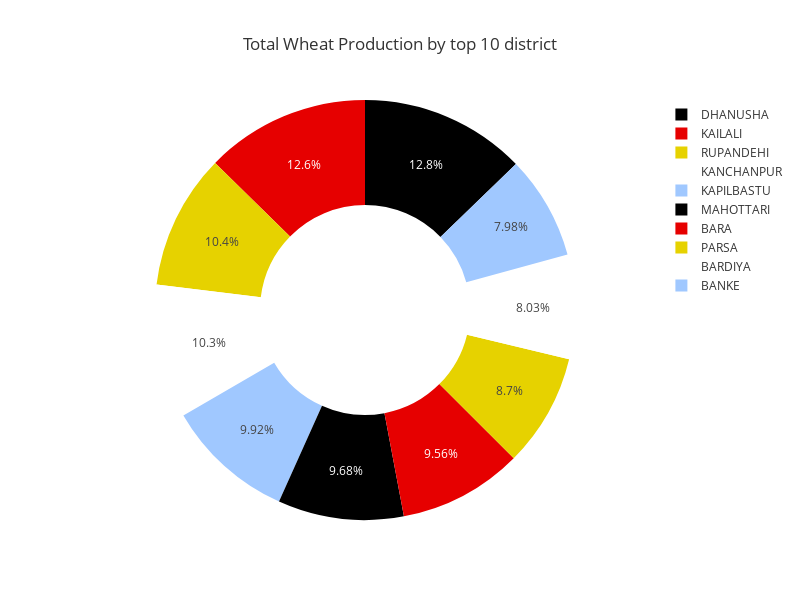

Notebook source saved alongside this figure:
### Code cell
fig = px.pie(wheat_production, names='District', values='Wheat_Production',
             title='Total Wheat Production by top 10 district',
             labels={'District': 'District', 'Wheat Production': 'Wheat_Production'},
             color='District', color_discrete_sequence=px.colors.sequential.Blackbody ,
             hole=0.5
             )

fig.update_layout(template='ggplot2')
fig.update_layout(height=600,width=800)
fig.show()

### Figure 1 — Plotly figure (JSON) as saved in the notebook; plotly's stock layout.template omitted (floating-point values rounded to 4 significant figures)
{"data": [{"customdata": [["DHANUSHA"], ["KAILALI"], ["RUPANDEHI"], ["KANCHANPUR"], ["KAPILBASTU"], ["MAHOTTARI"], ["BARA"], ["PARSA"], ["BARDIYA"], ["BANKE"]], "domain": {"x": [0, 1], "y": [0, 1]}, "hole": 0.5, "hovertemplate": "District=%{customdata[0]}<br>Wheat_Production=%{value}<extra></extra>", "labels": ["DHANUSHA", "KAILALI", "RUPANDEHI", "KANCHANPUR", "KAPILBASTU", "MAHOTTARI", "BARA", "PARSA", "BARDIYA", "BANKE"], "legendgroup": "", "marker": {"colors": ["rgb(0,0,0)", "rgb(230,0,0)", "rgb(230,210,0)", "rgb(255,255,255)", "rgb(160,200,255)", "rgb(0,0,0)", "rgb(230,0,0)", "rgb(230,210,0)", "rgb(255,255,255)", "rgb(160,200,255)"]}, "name": "", "showlegend": true, "type": "pie", "values": [126387, 125252, 103167, 101995, 98184, 95874, 94650, 86163, 79500, 79000]}], "layout": {"height": 600, "legend": {"tracegroupgap": 0}, "piecolorway": ["rgb(0,0,0)", "rgb(230,0,0)", "rgb(230,210,0)", "rgb(255,255,255)", "rgb(160,200,255)"], "title": {"text": "Total Wheat Production by top 10 district"}, "width": 800}}
